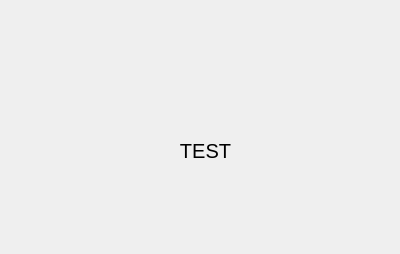
<?xml version="1.0" encoding="UTF-8"?>
<ui version="4.0">
 <class>Form</class>
 <widget class="QWidget" name="Form">
  <property name="geometry">
   <rect>
    <x>0</x>
    <y>0</y>
    <width>400</width>
    <height>254</height>
   </rect>
  </property>
  <property name="windowTitle">
   <string>Form</string>
  </property>
  <widget class="QLabel" name="label">
   <property name="geometry">
    <rect>
     <x>150</x>
     <y>120</y>
     <width>111</width>
     <height>61</height>
    </rect>
   </property>
   <property name="font">
    <font>
     <pointsize>15</pointsize>
    </font>
   </property>
   <property name="text">
    <string>TEST</string>
   </property>
   <property name="alignment">
    <set>Qt::AlignmentFlag::AlignCenter</set>
   </property>
  </widget>
 </widget>
 <resources/>
 <connections/>
</ui>
